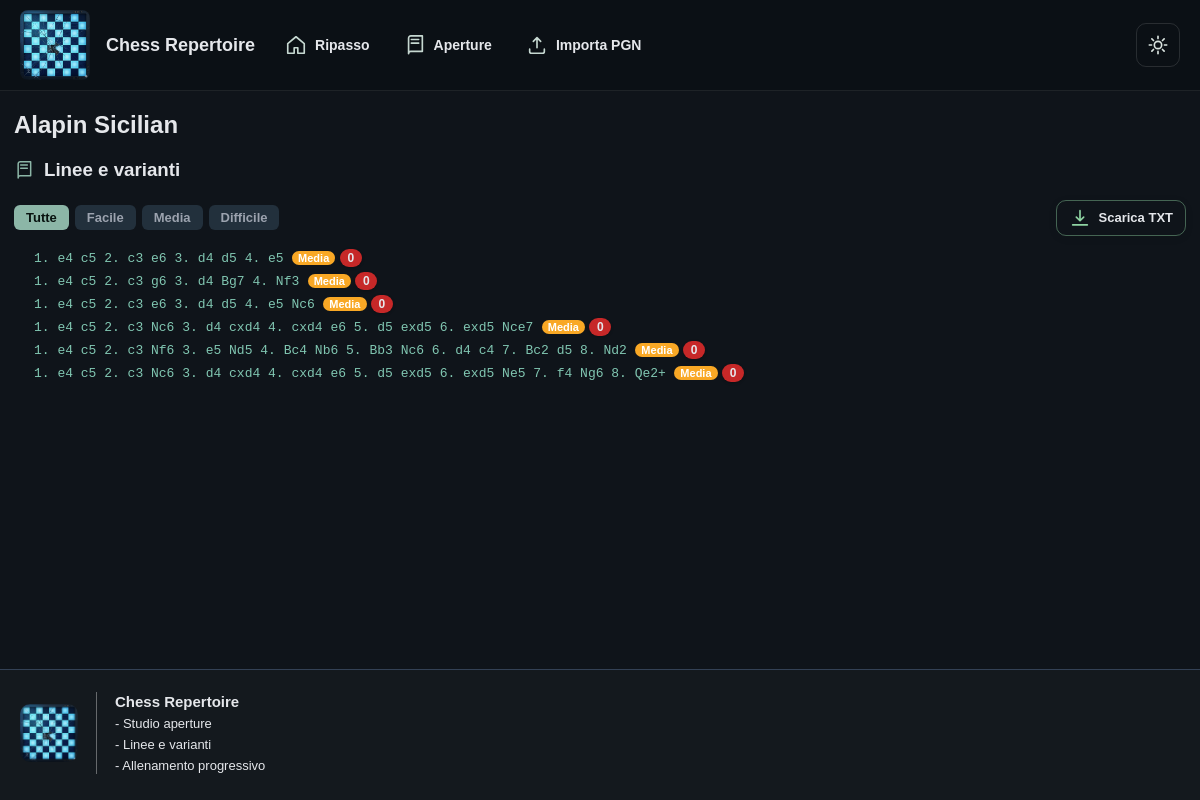
Page /opening/6/ on the earlier database version.
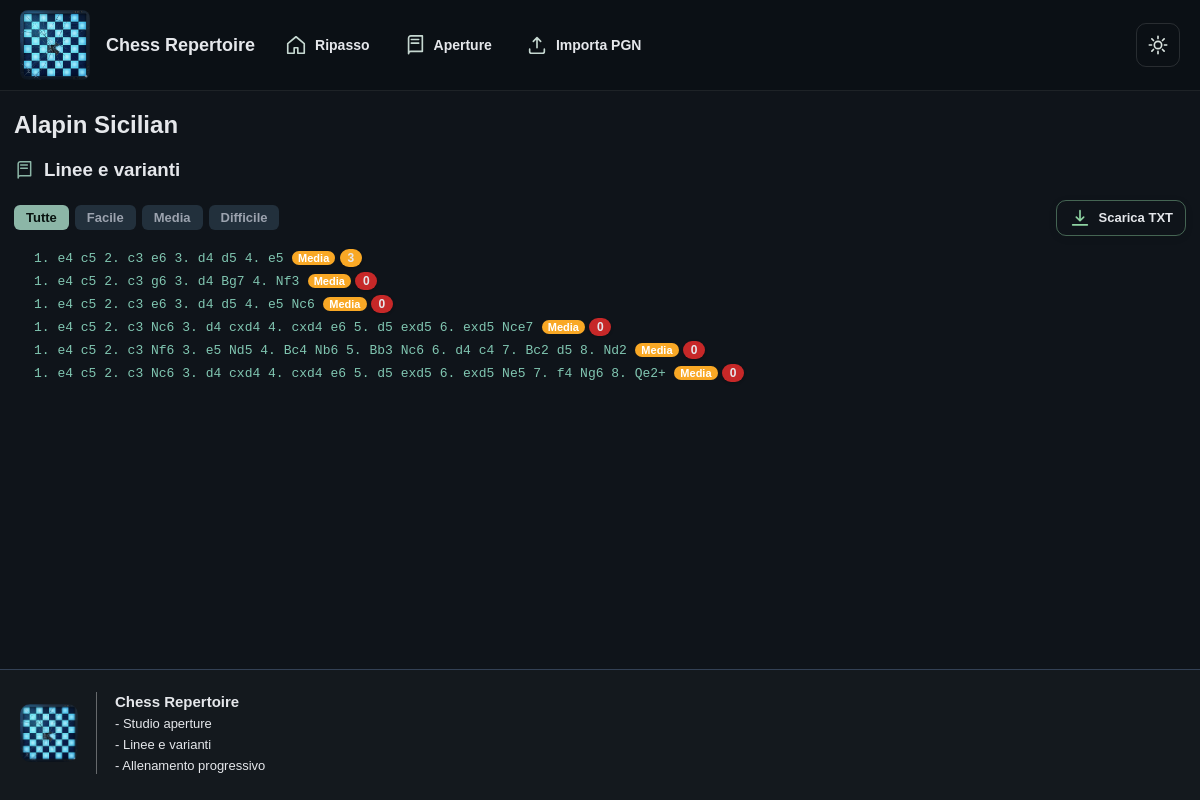
Same page on the later database version.
### repertoire/models.py (models this page shows, shortened)
class OpeningLine(models.Model):
    root = models.ForeignKey("OpeningRoot", on_delete=models.CASCADE, related_name="linee")
    numero = models.PositiveIntegerField(default=0, null=True, blank=True)
    titolo = models.CharField(max_length=200, blank=True, null=True)
    pgn = models.TextField()
    note = models.TextField(blank=True, null=True)
    flipped = models.BooleanField(default=False)
    completamenti = models.PositiveIntegerField(default=0)
    difficolta    = models.CharField(max_length=20, choices=DIFFICOLTA_CHOICES, default='media', blank=True)
    srs_interval    = models.IntegerField(default=1)
    srs_easiness    = models.FloatField(default=2.5)
    srs_repetitions = models.IntegerField(default=0)
    srs_due_date    = models.DateField(null=True, blank=True)
    parent = models.ForeignKey(
        "self",
        null=True,
        blank=True,
        on_delete=models.SET_NULL,
        related_name="varianti"
    )
    class Meta:
        ordering = ['numero']

### repertoire/views.py (the view)
# urls.py: path('opening/<int:opening_id>/', views.opening_detail, name='opening_detail'),
def opening_detail(request, opening_id):
    opening = get_object_or_404(OpeningRoot, pk=opening_id)
    all_lines = (
        OpeningLine.objects
        .filter(root=opening)
        .annotate(pgn_len=Length('pgn'))
        .order_by('pgn_len')
    )
    return render(request, "repertoire/opening_detail.html", {
        "opening":   opening,
        "all_lines": all_lines,
    })

### repertoire/templates/repertoire/opening_detail.html (shortened to what this page needs)
{% extends "repertoire/base.html" %}
{% block content %}
<h2>{{ opening.nome }}</h2>
<h3 class="section-title">
  <svg class="ui-icon" aria-hidden="true"><use href="#icon-book"></use></svg>
  <span>Linee e varianti</span>
</h3>
<div class="toolbar">
  <div class="toolbar-actions">
    <button class="diff-filter active" data-diff="tutti" style="padding:5px 12px;border:none;border-radius:6px;cursor:pointer;font-size:13px;font-weight:600;background:#2c3e50;color:white;">
      Tutte
    </button>
    <button class="diff-filter" data-diff="facile" style="padding:5px 12px;border:none;border-radius:6px;cursor:pointer;font-size:13px;font-weight:600;background:#e0e0e0;color:#333;">
      Facile
    </button>
    <button class="diff-filter" data-diff="media" style="padding:5px 12px;border:none;border-radius:6px;cursor:pointer;font-size:13px;font-weight:600;background:#e0e0e0;color:#333;">
      Media
    </button>
    <button class="diff-filter" data-diff="difficile" style="padding:5px 12px;border:none;border-radius:6px;cursor:pointer;font-size:13px;font-weight:600;background:#e0e0e0;color:#333;">
      Difficile
    </button>
  </div>
  <a href="{% url 'download_opening_lines' opening.id %}" class="download-link">
    <svg class="ui-icon" aria-hidden="true"><use href="#icon-download"></use></svg>
    <span>Scarica TXT</span>
  </a>
</div>
<ul class="tree" id="lineList">
  {% for line in all_lines %}
  <li class="line-node" data-diff="{{ line.difficolta }}" style="display:flex;align-items:center;gap:8px;">
    <a href="{% url 'line_detail' line.root.id line.numero %}" style="flex:1;text-decoration:none;color:inherit;">
      <span class="mosse">{{ line.pgn }}</span>
      {% if line.difficolta %}
        <span style="display:inline-block;padding:1px 6px;border-radius:8px;font-size:11px;font-weight:700;margin-left:4px;background:{% if line.difficolta == 'facile' %}#43a047{% elif line.difficolta == 'difficile' %}#c62828{% else %}#f9a825{% endif %};color:white;">
          {{ line.get_difficolta_display }}
        </span>
      {% endif %}
      {% with line.completamenti as c %}
        <span class="badge-count {% if c == 0 %}low{% elif c < 7 %}medium{% elif c < 15 %}high{% else %}top{% endif %}" title="Completata {{ c }} volte">
          {{ c }}
        </span>
      {% endwith %}
    </a>
  </li>
  {% empty %}
    <p>Nessuna linea registrata per questa apertura.</p>
  {% endfor %}
</ul>
{% endblock %}

Differences in the rows shown:
changed OpeningLine (number 1 of 6 on the later page): completamenti "0" → "3"
